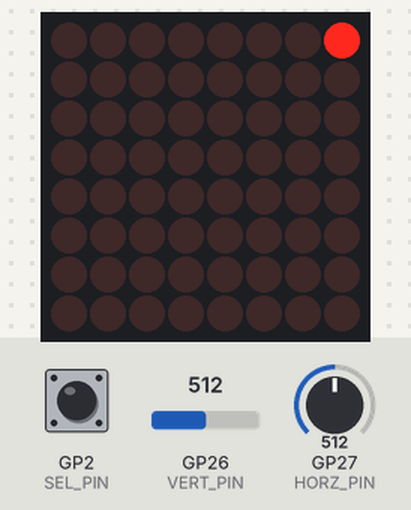
Recording of a sketch running on a simulated Raspberry Pi Pico W. Parts: 8×8 LED matrix. The test bench sets the inputs (shaded band); at power-on: GP27 (HORZ_PIN) = 512, GP26 (VERT_PIN) = 512, GP2 (SEL_PIN) HIGH.

Above: at 1.2 s.
1.3 s: GP27 (HORZ_PIN) set to 688
2.8 s: GP27 (HORZ_PIN) set to 717
At 2.85 s:
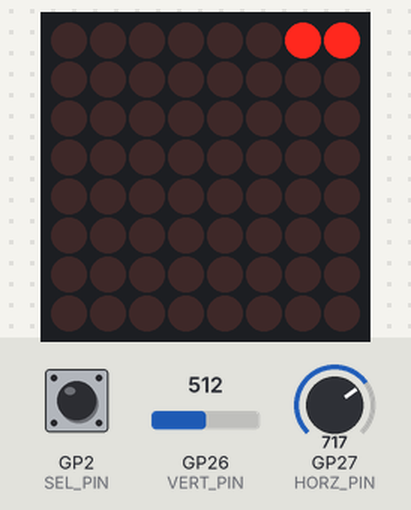
At 3.8 s:
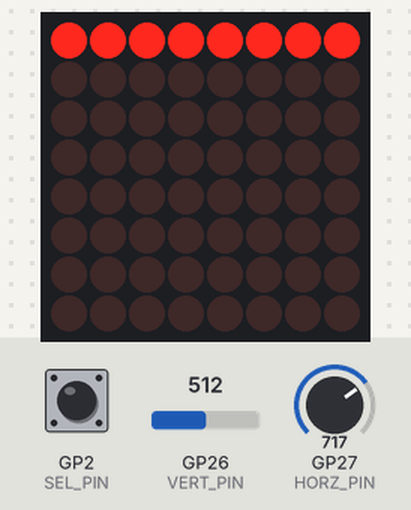
4.7 s: GP26 (VERT_PIN) set to 308
6.2 s: GP26 (VERT_PIN) set to 285
At 7.8 s:
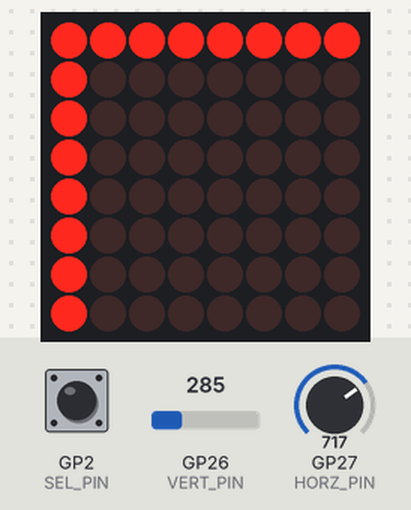
8.1 s: GP27 (HORZ_PIN) set to 316
9.6 s: GP27 (HORZ_PIN) set to 290
At 11.0 s:
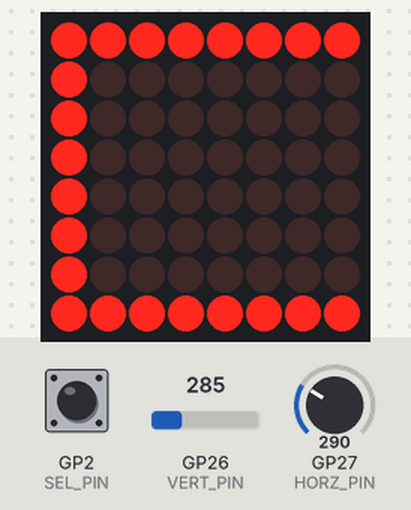
Timing chart, 0 to 12.5 s (numbered marks = the images above; inputs shaded):
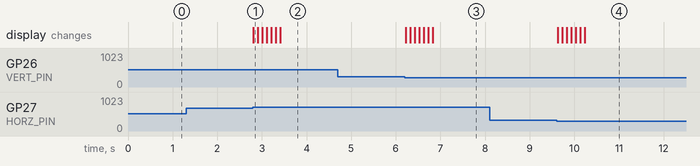

Measured:
- the behaviour switches between 700 and 701 on GP27 (HORZ_PIN) (found by bisection; images 0 and 1)
- the behaviour switches between 300 and 299 on GP26 (VERT_PIN) (found by bisection; images 2 and 3)
- the behaviour switches between 300 and 299 on GP27 (HORZ_PIN) (found by bisection; images 3 and 4)
- after the input at 1.3 s, every drawn part: stays the same
- after the input at 2.8 s, the display: changes at once (image 1)
- after the input at 4.7 s, every drawn part: stays the same
- after the input at 6.2 s, the display: first changes at once (image 3 shows a later state)
- after the input at 8.1 s, every drawn part: stays the same
- after the input at 9.6 s, the display: first changes at once (image 4 shows a later state)

The sketch:

sketch.ino
```cpp
#include <MD_MAX72xx.h>

#define	MAX_DEVICES	1

const int maxX = MAX_DEVICES * 8 - 1;
const int maxY = 7;

#define	CLK_PIN		18
#define	DATA_PIN	19
#define	CS_PIN		17

#define VERT_PIN A0
#define HORZ_PIN A1
#define SEL_PIN  2

MD_MAX72XX mx = MD_MAX72XX(MD_MAX72XX::PAROLA_HW, CS_PIN, MAX_DEVICES);

int x = 0;
int y = 0;

void setup() {
  mx.begin();
  mx.control(MD_MAX72XX::INTENSITY, MAX_INTENSITY / 2);
  mx.clear();

  pinMode(VERT_PIN, INPUT);
  pinMode(HORZ_PIN, INPUT);
  pinMode(SEL_PIN, INPUT_PULLUP);
}

void loop() {
  int horz = analogRead(HORZ_PIN);
  int vert = analogRead(VERT_PIN);
  if (vert < 300) {
    y = min(y + 1, maxY);
  }
  if (vert > 700) {
    y = max(y - 1, 0);
  }
  if (horz > 700) {
    x = min(x + 1, maxX);
  }
  if (horz < 300) {
    x = max(x - 1, 0);
  }
  if (digitalRead(SEL_PIN) == LOW) {

  }

  displaySnake();

  delay(100);
}

void displaySnake(){
  mx.setPoint(y, x, true);
  mx.update();
}
```
